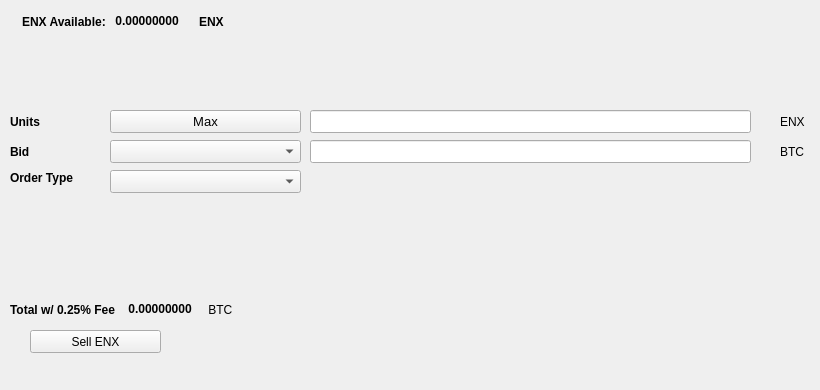
   <widget class="QWidget" name="SellTab">
    <attribute name="title">
     <string>Sell</string>
    </attribute>
    <widget class="QLabel" name="label_16">
     <property name="geometry">
      <rect>
       <x>780</x>
       <y>140</y>
       <width>31</width>
       <height>23</height>
      </rect>
     </property>
     <property name="text">
      <string>BTC</string>
     </property>
    </widget>
    <widget class="QComboBox" name="SellBidcomboBox">
     <property name="geometry">
      <rect>
       <x>110</x>
       <y>140</y>
       <width>191</width>
       <height>23</height>
      </rect>
     </property>
     <property name="font">
      <font>
       <pointsize>10</pointsize>
      </font>
     </property>
    </widget>
    <widget class="QLabel" name="label_18">
     <property name="geometry">
      <rect>
       <x>10</x>
       <y>110</y>
       <width>46</width>
       <height>23</height>
      </rect>
     </property>
     <property name="font">
      <font>
       <weight>75</weight>
       <bold>true</bold>
      </font>
     </property>
     <property name="text">
      <string>Units</string>
     </property>
    </widget>
    <widget class="QPushButton" name="Sell_Max_Amount">
     <property name="geometry">
      <rect>
       <x>110</x>
       <y>110</y>
       <width>191</width>
       <height>23</height>
      </rect>
     </property>
     <property name="font">
      <font>
       <pointsize>10</pointsize>
      </font>
     </property>
     <property name="text">
      <string>Max</string>
     </property>
    </widget>
    <widget class="QLabel" name="label_20">
     <property name="geometry">
      <rect>
       <x>10</x>
       <y>170</y>
       <width>91</width>
       <height>16</height>
      </rect>
     </property>
     <property name="font">
      <font>
       <weight>75</weight>
       <bold>true</bold>
      </font>
     </property>
     <property name="text">
      <string>Order Type</string>
     </property>
    </widget>
    <widget class="QComboBox" name="SellOrdertypeCombo">
     <property name="geometry">
      <rect>
       <x>110</x>
       <y>170</y>
       <width>191</width>
       <height>23</height>
      </rect>
     </property>
     <property name="font">
      <font>
       <pointsize>10</pointsize>
      </font>
     </property>
    </widget>
    <widget class="QLabel" name="label_21">
     <property name="geometry">
      <rect>
       <x>10</x>
       <y>140</y>
       <width>46</width>
       <height>23</height>
      </rect>
     </property>
     <property name="font">
      <font>
       <weight>75</weight>
       <bold>true</bold>
      </font>
     </property>
     <property name="text">
      <string>Bid</string>
     </property>
    </widget>
    <widget class="QLabel" name="label_22">
     <property name="geometry">
      <rect>
       <x>780</x>
       <y>110</y>
       <width>31</width>
       <height>23</height>
      </rect>
     </property>
     <property name="text">
      <string>ENX</string>
     </property>
    </widget>
    <widget class="QLineEdit" name="UnitsInputENX">
     <property name="geometry">
      <rect>
       <x>310</x>
       <y>110</y>
       <width>441</width>
       <height>23</height>
      </rect>
     </property>
     <property name="font">
      <font>
       <pointsize>9</pointsize>
       <weight>75</weight>
       <bold>true</bold>
      </font>
     </property>
    </widget>
    <widget class="QLineEdit" name="SellBidPriceEdit">
     <property name="geometry">
      <rect>
       <x>310</x>
       <y>140</y>
       <width>441</width>
       <height>23</height>
      </rect>
     </property>
     <property name="font">
      <font>
       <pointsize>9</pointsize>
       <weight>75</weight>
       <bold>true</bold>
      </font>
     </property>
    </widget>
    <widget class="QPushButton" name="SellENXBTN">
     <property name="geometry">
      <rect>
       <x>30</x>
       <y>330</y>
       <width>131</width>
       <height>23</height>
      </rect>
     </property>
     <property name="text">
      <string>Sell ENX</string>
     </property>
     <property name="icon">
      <iconset resource="../nodex">
       <normaloff>:/icons/bitcoin</normaloff>:/icons/bitcoin</iconset>
     </property>
    </widget>
    <widget class="QWidget" name="layoutWidget3">
     <property name="geometry">
      <rect>
       <x>22</x>
       <y>12</y>
       <width>258</width>
       <height>19</height>
      </rect>
     </property>
     <layout class="QHBoxLayout" name="horizontalLayout">
      <item>
       <widget class="QLabel" name="label232_2">
        <property name="font">
         <font>
          <weight>75</weight>
          <bold>true</bold>
         </font>
        </property>
        <property name="text">
         <string>ENX Available:</string>
        </property>
       </widget>
      </item>
      <item>
       <widget class="QLabel" name="ENXAvailableLabel">
        <property name="palette">
         <palette>
          <active>
           <colorrole role="WindowText">
            <brush brushstyle="SolidPattern">
             <color alpha="255">
              <red>0</red>
              <green>0</green>
              <blue>0</blue>
             </color>
            </brush>
           </colorrole>
           <colorrole role="Button">
            <brush brushstyle="SolidPattern">
             <color alpha="255">
              <red>0</red>
              <green>170</green>
              <blue>0</blue>
             </color>
            </brush>
           </colorrole>
           <colorrole role="Light">
            <brush brushstyle="SolidPattern">
             <color alpha="255">
              <red>0</red>
              <green>255</green>
              <blue>0</blue>
             </color>
            </brush>
           </colorrole>
           <colorrole role="Midlight">
            <brush brushstyle="SolidPattern">
             <color alpha="255">
              <red>0</red>
              <green>212</green>
              <blue>0</blue>
             </color>
            </brush>
           </colorrole>
           <colorrole role="Dark">
            <brush brushstyle="SolidPattern">
             <color alpha="255">
              <red>0</red>
              <green>85</green>
              <blue>0</blue>
             </color>
            </brush>
           </colorrole>
           <colorrole role="Mid">
            <brush brushstyle="SolidPattern">
             <color alpha="255">
              <red>0</red>
              <green>113</green>
              <blue>0</blue>
             </color>
            </brush>
           </colorrole>
           <colorrole role="Text">
            <brush brushstyle="SolidPattern">
             <color alpha="255">
              <red>0</red>
              <green>170</green>
              <blue>0</blue>
             </color>
            </brush>
           </colorrole>
           <colorrole role="BrightText">
            <brush brushstyle="SolidPattern">
             <color alpha="255">
              <red>255</red>
              <green>255</green>
              <blue>255</blue>
             </color>
            </brush>
           </colorrole>
           <colorrole role="ButtonText">
            <brush brushstyle="SolidPattern">
             <color alpha="255">
              <red>0</red>
              <green>0</green>
              <blue>0</blue>
             </color>
            </brush>
           </colorrole>
           <colorrole role="Base">
            <brush brushstyle="SolidPattern">
             <color alpha="255">
              <red>255</red>
              <green>255</green>
              <blue>255</blue>
             </color>
            </brush>
           </colorrole>
           <colorrole role="Window">
            <brush brushstyle="SolidPattern">
             <color alpha="255">
              <red>0</red>
              <green>170</green>
              <blue>0</blue>
             </color>
            </brush>
           </colorrole>
           <colorrole role="Shadow">
            <brush brushstyle="SolidPattern">
             <color alpha="255">
              <red>0</red>
              <green>0</green>
              <blue>0</blue>
             </color>
            </brush>
           </colorrole>
           <colorrole role="AlternateBase">
            <brush brushstyle="SolidPattern">
             <color alpha="255">
              <red>127</red>
              <green>212</green>
              <blue>127</blue>
             </color>
            </brush>
           </colorrole>
           <colorrole role="ToolTipBase">
            <brush brushstyle="SolidPattern">
             <color alpha="255">
              <red>255</red>
              <green>255</green>
              <blue>220</blue>
             </color>
            </brush>
           </colorrole>
           <colorrole role="ToolTipText">
            <brush brushstyle="SolidPattern">
             <color alpha="255">
              <red>0</red>
              <green>0</green>
              <blue>0</blue>
             </color>
            </brush>
           </colorrole>
          </active>
          <inactive>
           <colorrole role="WindowText">
            <brush brushstyle="SolidPattern">
             <color alpha="255">
              <red>0</red>
              <green>0</green>
              <blue>0</blue>
             </color>
            </brush>
           </colorrole>
           <colorrole role="Button">
            <brush brushstyle="SolidPattern">
             <color alpha="255">
              <red>0</red>
              <green>170</green>
              <blue>0</blue>
             </color>
            </brush>
           </colorrole>
           <colorrole role="Light">
            <brush brushstyle="SolidPattern">
             <color alpha="255">
              <red>0</red>
              <green>255</green>
              <blue>0</blue>
             </color>
            </brush>
           </colorrole>
           <colorrole role="Midlight">
            <brush brushstyle="SolidPattern">
             <color alpha="255">
              <red>0</red>
              <green>212</green>
              <blue>0</blue>
             </color>
            </brush>
           </colorrole>
           <colorrole role="Dark">
            <brush brushstyle="SolidPattern">
             <color alpha="255">
              <red>0</red>
              <green>85</green>
              <blue>0</blue>
             </color>
            </brush>
           </colorrole>
           <colorrole role="Mid">
            <brush brushstyle="SolidPattern">
             <color alpha="255">
              <red>0</red>
              <green>113</green>
              <blue>0</blue>
             </color>
            </brush>
           </colorrole>
           <colorrole role="Text">
            <brush brushstyle="SolidPattern">
             <color alpha="255">
              <red>0</red>
              <green>170</green>
              <blue>0</blue>
             </color>
            </brush>
           </colorrole>
           <colorrole role="BrightText">
            <brush brushstyle="SolidPattern">
             <color alpha="255">
              <red>255</red>
              <green>255</green>
              <blue>255</blue>
             </color>
            </brush>
           </colorrole>
           <colorrole role="ButtonText">
            <brush brushstyle="SolidPattern">
             <color alpha="255">
              <red>0</red>
              <green>0</green>
              <blue>0</blue>
             </color>
            </brush>
           </colorrole>
           <colorrole role="Base">
            <brush brushstyle="SolidPattern">
             <color alpha="255">
              <red>255</red>
              <green>255</green>
              <blue>255</blue>
             </color>
            </brush>
           </colorrole>
           <colorrole role="Window">
            <brush brushstyle="SolidPattern">
             <color alpha="255">
              <red>0</red>
              <green>170</green>
              <blue>0</blue>
             </color>
            </brush>
           </colorrole>
           <colorrole role="Shadow">
            <brush brushstyle="SolidPattern">
             <color alpha="255">
              <red>0</red>
              <green>0</green>
              <blue>0</blue>
             </color>
            </brush>
           </colorrole>
           <colorrole role="AlternateBase">
            <brush brushstyle="SolidPattern">
             <color alpha="255">
              <red>127</red>
              <green>212</green>
              <blue>127</blue>
             </color>
            </brush>
           </colorrole>
           <colorrole role="ToolTipBase">
            <brush brushstyle="SolidPattern">
             <color alpha="255">
              <red>255</red>
              <green>255</green>
              <blue>220</blue>
             </color>
            </brush>
           </colorrole>
           <colorrole role="ToolTipText">
            <brush brushstyle="SolidPattern">
             <color alpha="255">
              <red>0</red>
              <green>0</green>
              <blue>0</blue>
             </color>
            </brush>
           </colorrole>
          </inactive>
          <disabled>
           <colorrole role="WindowText">
            <brush brushstyle="SolidPattern">
             <color alpha="255">
              <red>0</red>
              <green>85</green>
              <blue>0</blue>
             </color>
            </brush>
           </colorrole>
           <colorrole role="Button">
            <brush brushstyle="SolidPattern">
             <color alpha="255">
              <red>0</red>
              <green>170</green>
              <blue>0</blue>
             </color>
            </brush>
           </colorrole>
           <colorrole role="Light">
            <brush brushstyle="SolidPattern">
             <color alpha="255">
              <red>0</red>
              <green>255</green>
              <blue>0</blue>
             </color>
            </brush>
           </colorrole>
           <colorrole role="Midlight">
            <brush brushstyle="SolidPattern">
             <color alpha="255">
              <red>0</red>
              <green>212</green>
              <blue>0</blue>
             </color>
            </brush>
           </colorrole>
           <colorrole role="Dark">
            <brush brushstyle="SolidPattern">
             <color alpha="255">
              <red>0</red>
              <green>85</green>
              <blue>0</blue>
             </color>
            </brush>
           </colorrole>
           <colorrole role="Mid">
            <brush brushstyle="SolidPattern">
             <color alpha="255">
              <red>0</red>
              <green>113</green>
              <blue>0</blue>
             </color>
            </brush>
           </colorrole>
           <colorrole role="Text">
            <brush brushstyle="SolidPattern">
             <color alpha="255">
              <red>0</red>
              <green>85</green>
              <blue>0</blue>
             </color>
            </brush>
           </colorrole>
           <colorrole role="BrightText">
            <brush brushstyle="SolidPattern">
             <color alpha="255">
              <red>255</red>
              <green>255</green>
              <blue>255</blue>
             </color>
            </brush>
           </colorrole>
           <colorrole role="ButtonText">
            <brush brushstyle="SolidPattern">
             <color alpha="255">
              <red>0</red>
              <green>85</green>
              <blue>0</blue>
             </color>
            </brush>
           </colorrole>
           <colorrole role="Base">
            <brush brushstyle="SolidPattern">
             <color alpha="255">
              <red>0</red>
              <green>170</green>
              <blue>0</blue>
             </color>
            </brush>
           </colorrole>
           <colorrole role="Window">
            <brush brushstyle="SolidPattern">
             <color alpha="255">
              <red>0</red>
              <green>170</green>
              <blue>0</blue>
             </color>
            </brush>
           </colorrole>
           <colorrole role="Shadow">
            <brush brushstyle="SolidPattern">
             <color alpha="255">
              <red>0</red>
              <green>0</green>
              <blue>0</blue>
             </color>
            </brush>
           </colorrole>
           <colorrole role="AlternateBase">
            <brush brushstyle="SolidPattern">
             <color alpha="255">
              <red>0</red>
              <green>170</green>
              <blue>0</blue>
             </color>
            </brush>
           </colorrole>
           <colorrole role="ToolTipBase">
            <brush brushstyle="SolidPattern">
             <color alpha="255">
              <red>255</red>
              <green>255</green>
              <blue>220</blue>
             </color>
            </brush>
           </colorrole>
           <colorrole role="ToolTipText">
            <brush brushstyle="SolidPattern">
             <color alpha="255">
              <red>0</red>
              <green>0</green>
              <blue>0</blue>
             </color>
            </brush>
           </colorrole>
          </disabled>
         </palette>
        </property>
        <property name="font">
         <font>
          <weight>75</weight>
          <bold>true</bold>
         </font>
        </property>
        <property name="text">
         <string> 0.00000000 </string>
        </property>
        <property name="textInteractionFlags">
         <set>Qt::LinksAccessibleByMouse|Qt::TextSelectableByKeyboard|Qt::TextSelectableByMouse</set>
        </property>
       </widget>
      </item>
      <item>
       <widget class="QLabel" name="labelENX">
        <property name="font">
         <font>
          <weight>75</weight>
          <bold>true</bold>
         </font>
        </property>
        <property name="text">
         <string>ENX</string>
        </property>
       </widget>
      </item>
     </layout>
    </widget>
    <widget class="QWidget" name="layoutWidget">
     <property name="geometry">
      <rect>
       <x>10</x>
       <y>300</y>
       <width>268</width>
       <height>19</height>
      </rect>
     </property>
     <layout class="QHBoxLayout" name="horizontalLayout_2">
      <item>
       <widget class="QLabel" name="label_19">
        <property name="font">
         <font>
          <weight>75</weight>
          <bold>true</bold>
         </font>
        </property>
        <property name="text">
         <string>Total w/ 0.25% Fee </string>
        </property>
       </widget>
      </item>
      <item>
       <widget class="QLabel" name="SellCostLabel">
        <property name="palette">
         <palette>
          <active>
           <colorrole role="WindowText">
            <brush brushstyle="SolidPattern">
             <color alpha="255">
              <red>0</red>
              <green>0</green>
              <blue>0</blue>
             </color>
            </brush>
           </colorrole>
           <colorrole role="Button">
            <brush brushstyle="SolidPattern">
             <color alpha="255">
              <red>0</red>
              <green>170</green>
              <blue>0</blue>
             </color>
            </brush>
           </colorrole>
           <colorrole role="Light">
            <brush brushstyle="SolidPattern">
             <color alpha="255">
              <red>0</red>
              <green>255</green>
              <blue>0</blue>
             </color>
            </brush>
           </colorrole>
           <colorrole role="Midlight">
            <brush brushstyle="SolidPattern">
             <color alpha="255">
              <red>0</red>
              <green>212</green>
              <blue>0</blue>
             </color>
            </brush>
           </colorrole>
           <colorrole role="Dark">
            <brush brushstyle="SolidPattern">
             <color alpha="255">
              <red>0</red>
              <green>85</green>
              <blue>0</blue>
             </color>
            </brush>
           </colorrole>
           <colorrole role="Mid">
            <brush brushstyle="SolidPattern">
             <color alpha="255">
              <red>0</red>
              <green>113</green>
              <blue>0</blue>
             </color>
            </brush>
           </colorrole>
           <colorrole role="Text">
            <brush brushstyle="SolidPattern">
             <color alpha="255">
              <red>0</red>
              <green>170</green>
              <blue>0</blue>
             </color>
            </brush>
           </colorrole>
           <colorrole role="BrightText">
            <brush brushstyle="SolidPattern">
             <color alpha="255">
              <red>255</red>
              <green>255</green>
              <blue>255</blue>
             </color>
            </brush>
           </colorrole>
           <colorrole role="ButtonText">
            <brush brushstyle="SolidPattern">
             <color alpha="255">
              <red>0</red>
              <green>0</green>
              <blue>0</blue>
             </color>
            </brush>
           </colorrole>
           <colorrole role="Base">
            <brush brushstyle="SolidPattern">
             <color alpha="255">
              <red>255</red>
              <green>255</green>
              <blue>255</blue>
             </color>
            </brush>
           </colorrole>
           <colorrole role="Window">
            <brush brushstyle="SolidPattern">
             <color alpha="255">
              <red>0</red>
              <green>170</green>
              <blue>0</blue>
             </color>
            </brush>
           </colorrole>
           <colorrole role="Shadow">
            <brush brushstyle="SolidPattern">
             <color alpha="255">
              <red>0</red>
              <green>0</green>
              <blue>0</blue>
             </color>
            </brush>
           </colorrole>
           <colorrole role="AlternateBase">
            <brush brushstyle="SolidPattern">
             <color alpha="255">
              <red>127</red>
              <green>212</green>
              <blue>127</blue>
             </color>
            </brush>
           </colorrole>
           <colorrole role="ToolTipBase">
            <brush brushstyle="SolidPattern">
             <color alpha="255">
              <red>255</red>
              <green>255</green>
              <blue>220</blue>
             </color>
            </brush>
           </colorrole>
           <colorrole role="ToolTipText">
            <brush brushstyle="SolidPattern">
             <color alpha="255">
              <red>0</red>
              <green>0</green>
              <blue>0</blue>
             </color>
            </brush>
           </colorrole>
          </active>
          <inactive>
           <colorrole role="WindowText">
            <brush brushstyle="SolidPattern">
             <color alpha="255">
              <red>0</red>
              <green>0</green>
              <blue>0</blue>
             </color>
            </brush>
           </colorrole>
           <colorrole role="Button">
            <brush brushstyle="SolidPattern">
             <color alpha="255">
              <red>0</red>
              <green>170</green>
              <blue>0</blue>
             </color>
            </brush>
           </colorrole>
           <colorrole role="Light">
            <brush brushstyle="SolidPattern">
             <color alpha="255">
              <red>0</red>
              <green>255</green>
              <blue>0</blue>
             </color>
            </brush>
           </colorrole>
           <colorrole role="Midlight">
            <brush brushstyle="SolidPattern">
             <color alpha="255">
              <red>0</red>
              <green>212</green>
              <blue>0</blue>
             </color>
            </brush>
           </colorrole>
           <colorrole role="Dark">
            <brush brushstyle="SolidPattern">
             <color alpha="255">
              <red>0</red>
              <green>85</green>
              <blue>0</blue>
             </color>
            </brush>
           </colorrole>
           <colorrole role="Mid">
            <brush brushstyle="SolidPattern">
             <color alpha="255">
              <red>0</red>
              <green>113</green>
              <blue>0</blue>
             </color>
            </brush>
           </colorrole>
           <colorrole role="Text">
            <brush brushstyle="SolidPattern">
             <color alpha="255">
              <red>0</red>
              <green>170</green>
              <blue>0</blue>
             </color>
            </brush>
           </colorrole>
           <colorrole role="BrightText">
            <brush brushstyle="SolidPattern">
             <color alpha="255">
              <red>255</red>
              <green>255</green>
              <blue>255</blue>
             </color>
            </brush>
           </colorrole>
           <colorrole role="ButtonText">
            <brush brushstyle="SolidPattern">
             <color alpha="255">
              <red>0</red>
              <green>0</green>
              <blue>0</blue>
             </color>
            </brush>
           </colorrole>
           <colorrole role="Base">
            <brush brushstyle="SolidPattern">
             <color alpha="255">
              <red>255</red>
              <green>255</green>
              <blue>255</blue>
             </color>
            </brush>
           </colorrole>
           <colorrole role="Window">
            <brush brushstyle="SolidPattern">
             <color alpha="255">
              <red>0</red>
              <green>170</green>
              <blue>0</blue>
             </color>
            </brush>
           </colorrole>
           <colorrole role="Shadow">
            <brush brushstyle="SolidPattern">
             <color alpha="255">
              <red>0</red>
              <green>0</green>
              <blue>0</blue>
             </color>
            </brush>
           </colorrole>
           <colorrole role="AlternateBase">
            <brush brushstyle="SolidPattern">
             <color alpha="255">
              <red>127</red>
              <green>212</green>
              <blue>127</blue>
             </color>
            </brush>
           </colorrole>
           <colorrole role="ToolTipBase">
            <brush brushstyle="SolidPattern">
             <color alpha="255">
              <red>255</red>
              <green>255</green>
              <blue>220</blue>
             </color>
            </brush>
           </colorrole>
           <colorrole role="ToolTipText">
            <brush brushstyle="SolidPattern">
             <color alpha="255">
              <red>0</red>
              <green>0</green>
              <blue>0</blue>
             </color>
            </brush>
           </colorrole>
          </inactive>
          <disabled>
           <colorrole role="WindowText">
            <brush brushstyle="SolidPattern">
             <color alpha="255">
              <red>0</red>
              <green>85</green>
              <blue>0</blue>
             </color>
            </brush>
           </colorrole>
           <colorrole role="Button">
            <brush brushstyle="SolidPattern">
             <color alpha="255">
              <red>0</red>
              <green>170</green>
              <blue>0</blue>
             </color>
            </brush>
           </colorrole>
           <colorrole role="Light">
            <brush brushstyle="SolidPattern">
             <color alpha="255">
              <red>0</red>
              <green>255</green>
              <blue>0</blue>
             </color>
            </brush>
           </colorrole>
           <colorrole role="Midlight">
            <brush brushstyle="SolidPattern">
             <color alpha="255">
              <red>0</red>
              <green>212</green>
              <blue>0</blue>
             </color>
            </brush>
           </colorrole>
           <colorrole role="Dark">
            <brush brushstyle="SolidPattern">
             <color alpha="255">
              <red>0</red>
              <green>85</green>
              <blue>0</blue>
             </color>
            </brush>
           </colorrole>
           <colorrole role="Mid">
            <brush brushstyle="SolidPattern">
             <color alpha="255">
              <red>0</red>
              <green>113</green>
              <blue>0</blue>
             </color>
            </brush>
           </colorrole>
           <colorrole role="Text">
            <brush brushstyle="SolidPattern">
             <color alpha="255">
              <red>0</red>
              <green>85</green>
              <blue>0</blue>
             </color>
            </brush>
           </colorrole>
           <colorrole role="BrightText">
            <brush brushstyle="SolidPattern">
             <color alpha="255">
              <red>255</red>
              <green>255</green>
              <blue>255</blue>
             </color>
            </brush>
           </colorrole>
           <colorrole role="ButtonText">
            <brush brushstyle="SolidPattern">
             <color alpha="255">
              <red>0</red>
              <green>85</green>
              <blue>0</blue>
             </color>
            </brush>
           </colorrole>
           <colorrole role="Base">
            <brush brushstyle="SolidPattern">
             <color alpha="255">
              <red>0</red>
              <green>170</green>
              <blue>0</blue>
             </color>
            </brush>
           </colorrole>
           <colorrole role="Window">
            <brush brushstyle="SolidPattern">
             <color alpha="255">
              <red>0</red>
              <green>170</green>
              <blue>0</blue>
             </color>
            </brush>
           </colorrole>
           <colorrole role="Shadow">
            <brush brushstyle="SolidPattern">
             <color alpha="255">
              <red>0</red>
              <green>0</green>
              <blue>0</blue>
             </color>
            </brush>
           </colorrole>
           <colorrole role="AlternateBase">
            <brush brushstyle="SolidPattern">
             <color alpha="255">
              <red>0</red>
              <green>170</green>
              <blue>0</blue>
             </color>
            </brush>
           </colorrole>
           <colorrole role="ToolTipBase">
            <brush brushstyle="SolidPattern">
             <color alpha="255">
              <red>255</red>
              <green>255</green>
              <blue>220</blue>
             </color>
            </brush>
           </colorrole>
           <colorrole role="ToolTipText">
            <brush brushstyle="SolidPattern">
             <color alpha="255">
              <red>0</red>
              <green>0</green>
              <blue>0</blue>
             </color>
            </brush>
           </colorrole>
          </disabled>
         </palette>
        </property>
        <property name="font">
         <font>
          <weight>75</weight>
          <bold>true</bold>
         </font>
        </property>
        <property name="autoFillBackground">
         <bool>false</bool>
        </property>
        <property name="text">
         <string> 0.00000000</string>
        </property>
        <property name="textInteractionFlags">
         <set>Qt::LinksAccessibleByMouse|Qt::TextSelectableByMouse</set>
        </property>
       </widget>
      </item>
      <item>
       <widget class="QLabel" name="label_17">
        <property name="font">
         <font>
          <weight>50</weight>
          <bold>false</bold>
         </font>
        </property>
        <property name="text">
         <string> BTC</string>
        </property>
       </widget>
      </item>
     </layout>
    </widget>
    <widget class="QLabel" name="label_23">
     <property name="geometry">
      <rect>
       <x>460</x>
       <y>300</y>
       <width>281</width>
       <height>81</height>
      </rect>
     </property>
     <property name="text">
      <string/>
     </property>
     <property name="pixmap">
      <pixmap>:/images/bittrex</pixmap>
     </property>
    </widget>
   </widget>
